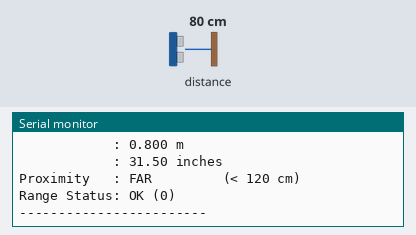
A sketch run on a simulated ESP32. On the bench: the last lines printed to the serial monitor. The inputs (shaded band) are chosen by the test bench; at power-on: distance to the obstacle 80 cm.

Above: at 2.2 s.
2.3 s: distance to the obstacle set to 2 cm
At 3.0 s:
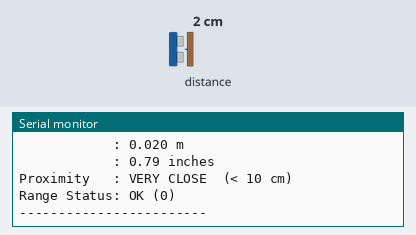
4.7 s: distance to the obstacle set to 18 cm
At 5.2 s:
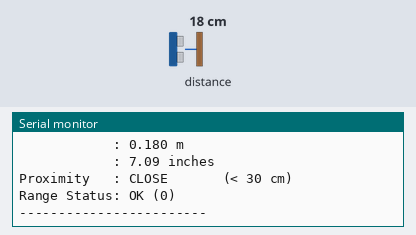
6.9 s: distance to the obstacle set to 35 cm
At 7.4 s:
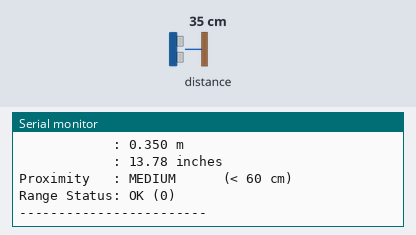
9.0 s: distance to the obstacle set to 120 cm
At 9.7 s:
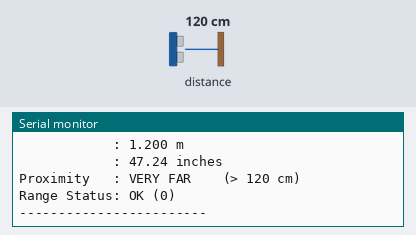
11.2 s: distance to the obstacle set to 250 cm
At 11.8 s:
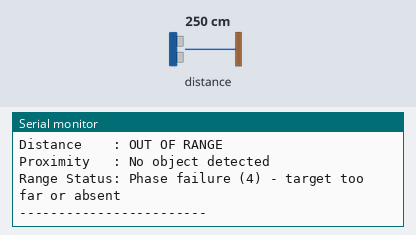
Timing chart, 0 to 13.9 s (numbered marks = the images above; inputs shaded):
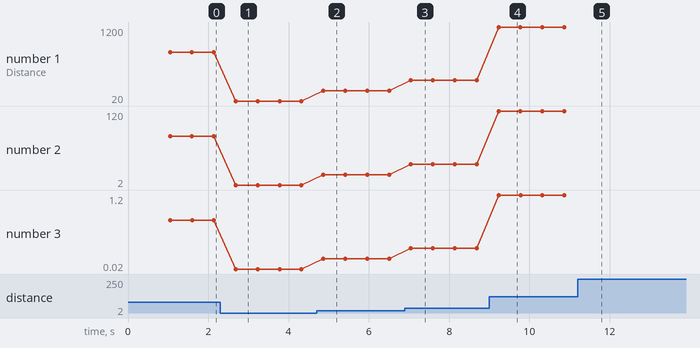

The sketch:

vL53L0X.ino
```cpp
#include <Wire.h>
#include <Adafruit_VL53L0X.h>

// Create VL53L0X object
Adafruit_VL53L0X lox = Adafruit_VL53L0X();

// Distance thresholds in millimeters
#define DISTANCE_VERY_CLOSE   100   // Less than 10 cm
#define DISTANCE_CLOSE        300   // Less than 30 cm
#define DISTANCE_MEDIUM       600   // Less than 60 cm
#define DISTANCE_FAR          1200  // Less than 120 cm
// Above 1200 mm = Out of range / Very far

// Out of range value returned by sensor
#define OUT_OF_RANGE_VALUE    8190

void setup() {
  Serial.begin(115200);
  delay(1000);

  // Initialize I2C
  Wire.begin(21, 22);

  Serial.println("=================================");
  Serial.println("  ESP32 + VL53L0X Sensor Demo    ");
  Serial.println("=================================");

  // Initialize VL53L0X
  if (!lox.begin()) {
    Serial.println("ERROR: VL53L0X sensor not found!");
    Serial.println("Check wiring:");
    Serial.println("  VCC -> 3.3V");
    Serial.println("  GND -> GND");
    Serial.println("  SDA -> GPIO 21");
    Serial.println("  SCL -> GPIO 22");
    while (1) { delay(1000); }
  }

  Serial.println("VL53L0X initialized successfully.");
  Serial.println("Sensor Mode : Single Ranging");
  Serial.println("I2C Address : 0x29 (default)");
  Serial.println("---------------------------------");
  Serial.println();
}

String getProximityLabel(uint16_t mm) {
  if (mm < DISTANCE_VERY_CLOSE) return "VERY CLOSE  (< 10 cm)";
  else if (mm < DISTANCE_CLOSE)  return "CLOSE       (< 30 cm)";
  else if (mm < DISTANCE_MEDIUM) return "MEDIUM      (< 60 cm)";
  else if (mm < DISTANCE_FAR)    return "FAR         (< 120 cm)";
  else                           return "VERY FAR    (> 120 cm)";
}

void loop() {
  VL53L0X_RangingMeasurementData_t measure;

  // Perform a single ranging measurement
  lox.rangingTest(&measure, false);

  Serial.println("--- VL53L0X Readings ---");

  if (measure.RangeStatus != 4) {
    // Valid measurement
    uint16_t distanceMM = measure.RangeMilliMeter;
    float distanceCM    = distanceMM / 10.0;
    float distanceM     = distanceMM / 1000.0;
    float distanceIN    = distanceMM / 25.4;

    String proximity = getProximityLabel(distanceMM);

    Serial.print("Distance    : ");
    Serial.print(distanceMM);
    Serial.println(" mm");

    Serial.print("            : ");
    Serial.print(distanceCM, 1);
    Serial.println(" cm");

    Serial.print("            : ");
    Serial.print(distanceM, 3);
    Serial.println(" m");

    Serial.print("            : ");
    Serial.print(distanceIN, 2);
    Serial.println(" inches");

    Serial.print("Proximity   : ");
    Serial.println(proximity);

    Serial.print("Range Status: OK (");
    Serial.print(measure.RangeStatus);
    Serial.println(")");

  } else {
    // Out of range or no target
    Serial.println("Distance    : OUT OF RANGE");
    Serial.println("Proximity   : No object detected");
    Serial.println("Range Status: Phase failure (4) - target too far or absent");
  }

  Serial.println("------------------------");
  Serial.println();

  delay(500);
}
```

Measured:
- after the input at 2.3 s, the serial monitor: prints a new line after 0.39 s (image 1)
- after the input at 4.7 s, the serial monitor: prints a new line after 0.17 s (image 2)
- after the input at 6.9 s, the serial monitor: prints a new line after 0.15 s (image 3)
- after the input at 9.0 s, the serial monitor: prints a new line after 0.23 s (image 4)
- after the input at 11.2 s, the serial monitor: prints a new line after 0.21 s (image 5)
- plotted number 1: 800 → 20 after the input at 2.3 s, 20 → 180 after the input at 4.7 s, 180 → 350 after the input at 6.9 s, 350 → 1200 after the input at 9.0 s
- plotted number 2: 2 → 18 after the input at 4.7 s, 18 → 35 after the input at 6.9 s, 35 → 120 after the input at 9.0 s
- plotted number 3: 0.8 → 0.02 after the input at 2.3 s, 0.02 → 0.18 after the input at 4.7 s, 0.18 → 0.35 after the input at 6.9 s, 0.35 → 1.2 after the input at 9.0 s
